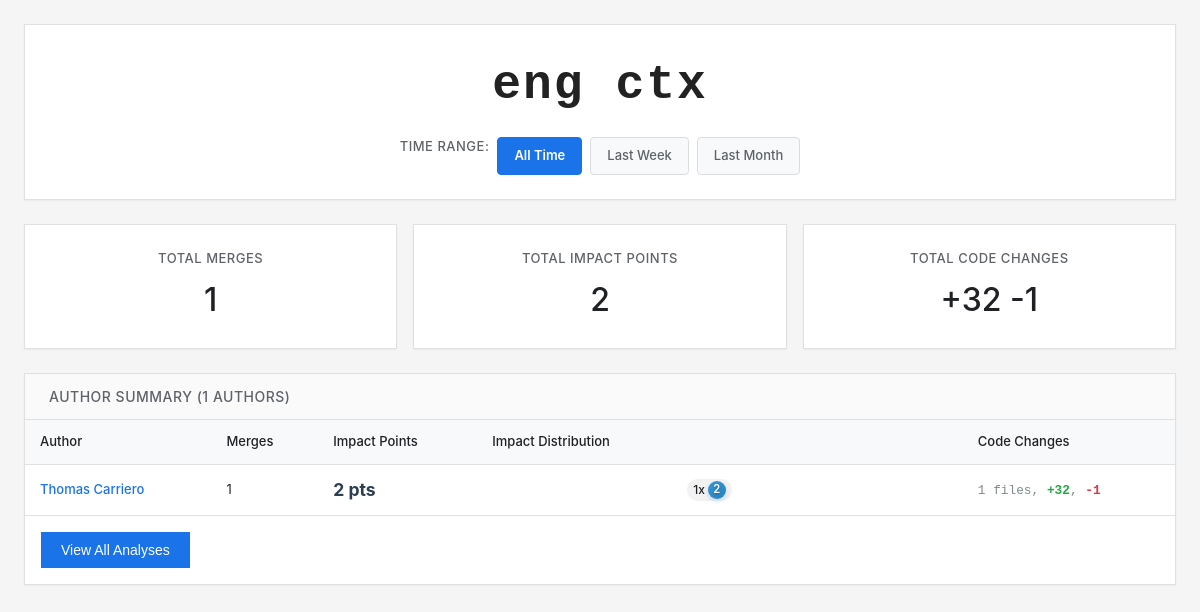
The page / on the database its author committed.
### tables this page shows
CREATE TABLE pr_analysis (
            id INTEGER PRIMARY KEY AUTOINCREMENT,
            merge_hash TEXT UNIQUE NOT NULL,
            merge_subject TEXT NOT NULL,
            merge_message TEXT,
            author TEXT NOT NULL,
            merge_date TIMESTAMP NOT NULL,
            commits_count INTEGER NOT NULL,
            additions INTEGER NOT NULL,
            deletions INTEGER NOT NULL,
            files_changed INTEGER NOT NULL,
            development_hours REAL NOT NULL,
            review_hours REAL NOT NULL,
            impact_score INTEGER NOT NULL,
            impact_assessment TEXT NOT NULL,
            analyzed_at TIMESTAMP DEFAULT CURRENT_TIMESTAMP
        , repo_path TEXT);

### web_app.py (the view)
@app.route('/')
def index():
    author_filter = request.args.get('author')
    time_filter = request.args.get('time_filter')
    sort_by = request.args.get('sort_by', 'impact_score')
    sort_order = request.args.get('sort_order', 'desc')
    analyses = get_all_analyses(author_filter, sort_by, sort_order, time_filter)
    stats = get_summary_stats(time_filter)
    authors = get_unique_authors()
    if not analyses:
        return render_template('no_data.html')
    return render_template('dashboard.html',
                         analyses=analyses,
                         stats=stats,
                         authors=stats['by_author'],
                         current_author=author_filter,
                         current_time_filter=time_filter,
                         current_sort=sort_by,
                         current_order=sort_order)

### web_app.py (called while the page is built, shortened)
def calculate_impact_points(score: int) -> int:
    return IMPACT_WEIGHTS.get(score, 1)

def calculate_total_impact_points(scores: List[int]) -> int:
    return sum(calculate_impact_points(score) for score in scores)

def calculate_score_distribution(scores: List[int]) -> Dict[int, Dict]:
    if not scores:
        return {}
    total = len(scores)
    distribution = {}
    for score in range(1, 6):
        count = scores.count(score)
        percentage = (count / total) * 100 if total > 0 else 0
        distribution[score] = {
            'count': count,
            'percentage': round(percentage, 1),
            'points': count * calculate_impact_points(score)
        }
    return distribution

def get_db_connection():
    if not os.path.exists(ANALYSIS_DB_PATH):
        return None
    return sqlite3.connect(ANALYSIS_DB_PATH)

def get_date_range_sql(time_filter: Optional[str]) -> tuple[str, list]:
    if not time_filter:
        return "", []

def get_unique_authors() -> List[str]:
    conn = get_db_connection()
    if not conn:
        return []
    cursor = conn.cursor()
    cursor.execute("SELECT DISTINCT author FROM pr_analysis WHERE impact_score > 0 ORDER BY author")
    authors = [row[0] for row in cursor.fetchall()]
    conn.close()
    return authors

### templates/dashboard.html (shortened to what this page needs)
<!DOCTYPE html>
<html lang="en">
<head>
</head>
<body>
    <div class="container">
        <header>
            <h1 class="product-title">eng ctx</h1>
            <div class="time-filters">
                <div class="time-filters-label">Time Range:</div>
                <a href="/?"
                   class="time-filter-btn{% if not current_time_filter %} active{% endif %}">All Time</a>
                <a href="/?time_filter=last_week"
                   class="time-filter-btn{% if current_time_filter == 'last_week' %} active{% endif %}">Last Week</a>
                <a href="/?time_filter=last_month"
                   class="time-filter-btn{% if current_time_filter == 'last_month' %} active{% endif %}">Last Month</a>
            </div>
        </header>
        <div class="stats-grid" id="statsSection">
            <div class="stat-card">
                <h3 id="totalLabel">Total Merges</h3>
                <div class="value" id="totalValue">{{ stats.overall.total_analyses }}</div>
            </div>
            <div class="stat-card">
                <h3 id="impactLabel">Total Impact Points</h3>
                <div class="value" id="impactValue">{{ stats.overall.impact_points }}</div>
            </div>
            <div class="stat-card">
                <h3 id="changesLabel">Total Code Changes</h3>
                <div class="value" id="changesValue">+{{ stats.overall.total_additions }} -{{ stats.overall.total_deletions }}</div>
            </div>
        </div>
        <div class="author-performance" id="authorSummarySection">
            <div class="section-header">
                Author Summary ({{ authors|length }} authors)
            </div>
            <table class="author-table">
                <thead>
                    <tr>
                        <th onclick="sortTable(0)">Author</th>
                        <th onclick="sortTable(1)">Merges</th>
                        <th onclick="sortTable(2)">Impact Points</th>
                        <th onclick="sortTable(3)">Impact Distribution</th>
                        <th onclick="sortTable(4)">Code Changes</th>
                    </tr>
                </thead>
                <tbody>
                    {% for author in authors %}
                    <tr>
                        <td>
                            <a href="/?author={{ author.author|urlencode }}" class="author-name">
                                {{ author.author }}
                            </a>
                        </td>
                        <td>{{ author.merge_count }}</td>
                        <td class="impact-score-cell">
                            <span class="impact-points">{{ author.impact_points }} pts</span>
                        </td>
                        <td class="impact-distribution-cell">
                            <div class="impact-grid">
                                <span class="impact-grid-item" style="grid-column: 4;">
                                    {% if author.distribution[2].count > 0 %}
                                        <span class="impact-coin">
                                            {{ author.distribution[2].count }}x <span class="impact-level impact-level-2">2</span>
                                        </span>
                                    {% endif %}
                                </span>
                            </div>
                        </td>
                        <td>
                            <span class="code-changes">
                                {{ author.total_files_changed }} files,
                                <span class="additions">+{{ author.total_additions }}</span>,
                                <span class="deletions">-{{ author.total_deletions }}</span>
                            </span>
                        </td>
                    </tr>
                    {% endfor %}
                </tbody>
            </table>
            <button class="view-all-btn" onclick="viewAllAnalyses()">View All Analyses</button>
        </div>
    </div>
</body>
</html>

### templates/dashboard.html (style rules this page uses)
* { margin: 0; padding: 0; box-sizing: border-box; }
body { font-family: -apple-system, BlinkMacSystemFont, 'SF Pro Text', 'Segoe UI', 'Roboto', 'Oxygen', 'Ubuntu', 'Helvetica Neue', Arial, sans-serif; background-color: #f5f5f5; color: #202124; line-height: 1.5; font-size: 14px; }
.container { max-width: 1400px; margin: 0 auto; padding: 24px; }
header { text-align: center; margin-bottom: 24px; background: #fff; padding: 24px; border: 1px solid #e0e0e0; box-shadow: 0 1px 2px rgba(0,0,0,0.05); }
header h1 { color: #202124; margin-bottom: 8px; font-size: 2.5rem; font-weight: 500; }
.time-filters { display: flex; justify-content: center; gap: 8px; margin-top: 16px; }
.time-filter-btn { background: #f8f9fa; border: 1px solid #dadce0; color: #5f6368; padding: 8px 16px; cursor: pointer; font-size: 13px; font-weight: 500; text-decoration: none; transition: all 0.2s; border-radius: 4px; }
.time-filter-btn.active { background: #1a73e8; border-color: #1a73e8; color: white; font-weight: 600; }
.time-filters-label { color: #5f6368; font-size: 13px; font-weight: 500; margin-bottom: 8px; text-transform: uppercase; letter-spacing: 0.5px; }
.stats-grid { display: grid; grid-template-columns: repeat(auto-fit, minmax(250px, 1fr)); gap: 16px; margin-bottom: 24px; }
.stat-card { background: #fff; padding: 24px; border: 1px solid #e0e0e0; box-shadow: 0 1px 2px rgba(0,0,0,0.05); text-align: center; }
.stat-card h3 { color: #5f6368; font-size: 13px; text-transform: uppercase; letter-spacing: 0.5px; margin-bottom: 8px; font-weight: 500; }
.stat-card .value { font-size: 2rem; font-weight: 500; color: #202124; }
.author-performance { background: #fff; border: 1px solid #e0e0e0; box-shadow: 0 1px 2px rgba(0,0,0,0.05); margin-bottom: 24px; }
.section-header { background: #fafafa; color: #5f6368; padding: 12px 24px; font-size: 14px; font-weight: 500; border-bottom: 1px solid #e0e0e0; text-transform: uppercase; letter-spacing: 0.5px; }
.author-table { width: 100%; border-collapse: collapse; }
.author-table th { background: #f8f9fa; color: #202124; padding: 12px 16px; text-align: left; font-weight: 500; border-bottom: 1px solid #e0e0e0; cursor: pointer; user-select: none; font-size: 13px; }
.author-table td { padding: 12px 16px; border-bottom: 1px solid #e0e0e0; vertical-align: middle; font-size: 13px; }
.author-name { color: #1a73e8; cursor: pointer; font-weight: 500; text-decoration: none; }
.impact-score-cell { text-align: left; }
.impact-points { font-weight: bold; font-size: 1.1rem; color: #2c3e50; margin-bottom: 4px; }
.impact-distribution-cell { text-align: left; padding: 8px 12px; }
.impact-grid { display: grid; grid-template-columns: 60px 60px 60px 60px 60px; gap: 5px; align-items: center; }
.impact-coin { display: inline-flex; align-items: center; gap: 3px; padding: 2px 6px; border-radius: 10px; font-size: 0.75rem; font-weight: 500; background: rgba(0,0,0,0.05); }
.impact-level { display: inline-flex; align-items: center; justify-content: center; width: 18px; height: 18px; border-radius: 50%; font-weight: 600; font-size: 0.7rem; color: white; text-shadow: 0 1px 2px rgba(0,0,0,0.3); }
.impact-level-2 { background: linear-gradient(135deg, #3498db, #2980b9); box-shadow: 0 2px 4px rgba(52, 152, 219, 0.3); }
.code-changes { font-family: 'Monaco', 'Menlo', 'Ubuntu Mono', monospace; font-size: 0.8rem; color: #7f8c8d; margin-top: 4px; }
.additions { color: #28a745; font-weight: 600; }
.deletions { color: #dc3545; font-weight: 600; }
.view-all-btn { background: #1a73e8; color: white; border: none; padding: 10px 20px; cursor: pointer; font-size: 14px; margin: 16px; transition: background-color 0.2s; font-weight: 500; }
.section-header { display: flex; justify-content: space-between; align-items: center; }
@media (max-width: 1200px) { .analysis-table, .author-table { font-size: 0.9rem; } }
@media (max-width: 1200px) { .analysis-table th, .analysis-table td, .author-table th, .author-table td { padding: 12px 15px; } }
.product-title { font-family: 'Monaco', 'Menlo', 'Consolas', 'Liberation Mono', 'Courier New', monospace; font-size: 3rem; font-weight: bold; letter-spacing: 2px; color: #222; text-align: center; margin: 0; padding: 0; }

### rows shown on the page
pr_analysis: author "Thomas Carriero", merge_count "1", impact_points "2", distribution "1", total_files_changed "1", total_additions "32", total_deletions "1"

### other values the page prints
{{ stats.overall.total_analyses }} "1"
{{ stats.overall.impact_points }} "2"
{{ stats.overall.total_additions }} "32"
{{ stats.overall.total_deletions }} "1"
{{ authors|length }} "1"
